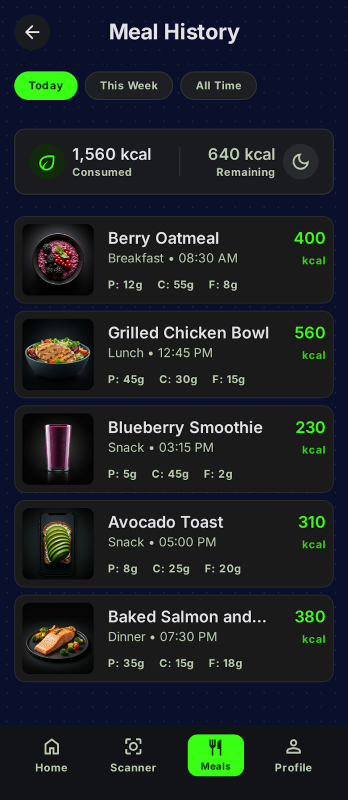
#> input picture meal history.png, 696 x 1600 px (shown at 1/2 size)
$ python extract.py
#> lines starting #> are read from the running program, lines starting #| are printed output that depends on the picture; after the words box and inside, x2 and y2 are one past the last pixel; in counts of white or black regions, pixels touching at a corner belong together
import cv2
import numpy as np

# Load the image
img = cv2.imread('meal history.png')
#> img is the input picture: shape (1600, 696, 3); mean B, G, R 37.8, 33.5, 28.5
if img is None:
    print("Could not load meal history.png")
    exit()

gray = cv2.cvtColor(img, cv2.COLOR_BGR2GRAY)
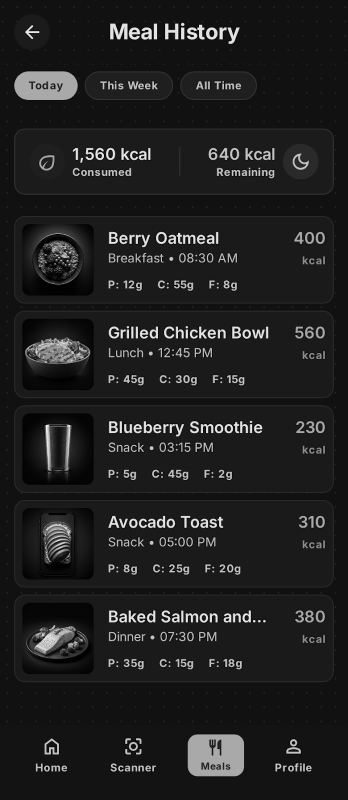
#> gray: shape (1600, 696) (shown at 1/2 size); min 0, max 255, mean 32.5
# The images are probably inside rounded rectangles. Let's find contours.
# Apply edge detection
edges = cv2.Canny(gray, 50, 150)
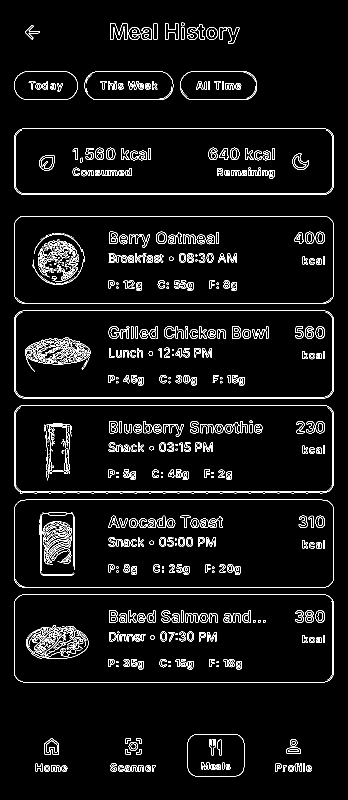
#> edges: shape (1600, 696) (shown at 1/2 size); 4.7% white in thin lines or dots, all inside (x1, y1, x2, y2) = (28, 45, 668, 1553)
kernel = np.ones((5,5), np.uint8)
closed = cv2.morphologyEx(edges, cv2.MORPH_CLOSE, kernel)
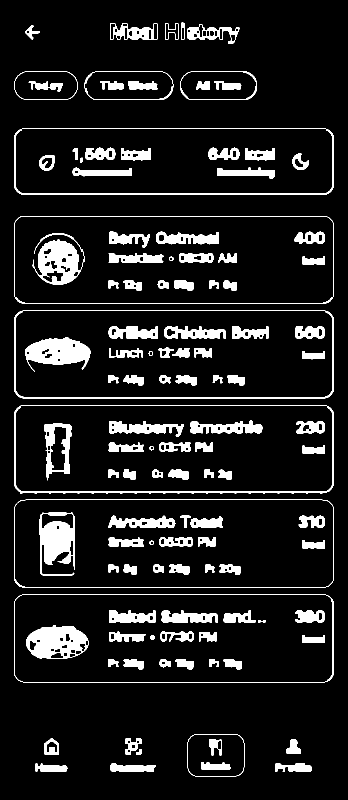
#> closed: shape (1600, 696) (shown at 1/2 size); 10.1% white; 119 white regions

contours, _ = cv2.findContours(closed, cv2.RETR_EXTERNAL, cv2.CHAIN_APPROX_SIMPLE)
#> contours = 22 contours; largest, box (x1, y1, x2, y2) and area: (28, 999, 668, 1176) 112040, (28, 810, 668, 988) 111608, (28, 621, 668, 797) 111464, (28, 1189, 668, 1365) 111460, (28, 432, 668, 608) 111451

count = 1
extracted = []
for c in contours:
    x, y, w, h = cv2.boundingRect(c)
    # The thumbnails are probably roughly square, maybe 60-120 pixels wide
    aspect_ratio = float(w)/h
    if 0.8 < aspect_ratio < 1.2 and 50 < w < 200:
        extracted.append((y, x, w, h))
#> this loop made 22 passes
#> (x, y, w, h, aspect_ratio) on passes 1 to 12: (71, 1527, 64, 17, 3.76), (550, 1526, 74, 18, 4.11), (221, 1526, 91, 18, 5.06), (272, 1498, 11, 11, 1), (572, 1478, 30, 30, 1), (250, 1476, 33, 33, 1), (89, 1476, 29, 33, 0.879), (375, 1468, 114, 85, 1.34), (28, 1189, 640, 176, 3.64), (28, 999, 640, 177, 3.62), (28, 810, 640, 178, 3.6), (28, 621, 640, 176, 3.64)
#> after the loop, extracted = []

# Sort by Y coordinate to get them in order top to bottom
extracted.sort()

# Remove duplicates or overlapping boxes
final_boxes = []
for b in extracted:
    if not final_boxes:
        final_boxes.append(b)
    else:
        # Check if it overlaps heavily with the last one
        last_b = final_boxes[-1]
        if abs(b[0] - last_b[0]) > 20: # Must be at least 20px apart vertically
            final_boxes.append(b)
#> this loop made 0 passes
#> after the loop, final_boxes = []

names = ["oatmeal", "chicken", "smoothie", "toast", "salmon"]

print(f"Found {len(final_boxes)} potential image boxes.")
#| Found 0 potential image boxes.
for i, (y, x, w, h) in enumerate(final_boxes):
    if i < len(names):
        crop = img[y:y+h, x:x+w]
        cv2.imwrite(f"{names[i]}.png", crop)
        print(f"Saved {names[i]}.png")
